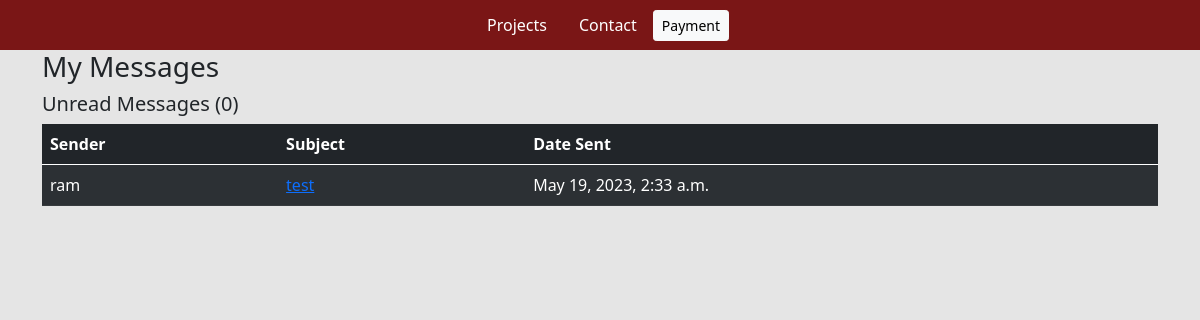
Screenshot of /inbox/ with the database file from the repository.
### base/models.py (models this page shows, shortened)
class Message(models.Model):
    name = models.CharField(max_length=200, null=True)
    email = models.CharField(max_length=200, null=True)
    subject = models.CharField(max_length=200, null=True)
    body = models.TextField()
    is_read = models.BooleanField(default=False)
    created = models.DateTimeField(auto_now_add=True)
    id = models.UUIDField(default=uuid.uuid4,  unique=True,
                          primary_key=True, editable=False)

### base/views.py (the view)
# urls.py: path('inbox/', views.inboxPage, name="inbox"),
def inboxPage(request):
    inbox = Message.objects.all().order_by('is_read')
    unreadCount = Message.objects.filter(is_read=False).count()
    context = {'inbox': inbox, 'unreadCount': unreadCount}
    return render(request, 'base/inbox.html', context)

### base/templates/base/inbox.html
{% extends 'base/main.html' %}
{% load static %}
{% block content %}
<div class="container">
    <h3>My Messages</h3>
    <h5>Unread Messages ({{unreadCount}})</h5>
    <table class="table table-dark table-striped">
        <thead>
            <tr>
                <th>Sender</th>
                <th>Subject</th>
                <th>Date Sent</th>
            </tr>
        </thead>
        <tbody>
            {% for message in inbox %}
            {% if message.is_read %}
            <tr>
                {% else %}
            <tr style="font-weight: 900;">
                {% endif %}
                <td>{{message.name}}</td>
                <td><a href="{% url 'message' message.id %}">{{message.subject}}</a></td>
                <td>{{message.created}}</td>
            </tr>
            {% endfor %}
        </tbody>
    </table>
</div>
{% endblock content %}

### static/styles/main.css (style rules this page uses)
body { background-color: #E5E5E5; }

### rows the page displays
Message: name "ram", subject "test", created "May 19, 2023, 2:33 a.m."

### other values shown
{{ unreadCount }} "0"
